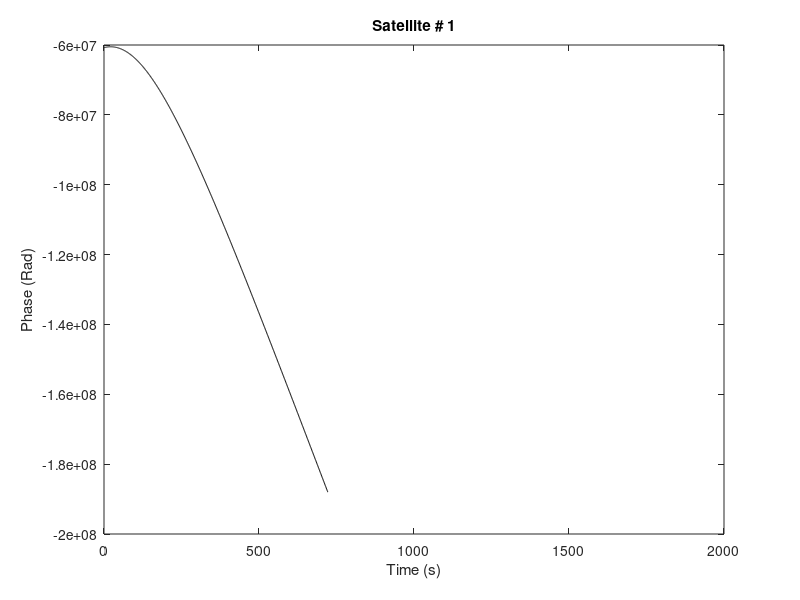
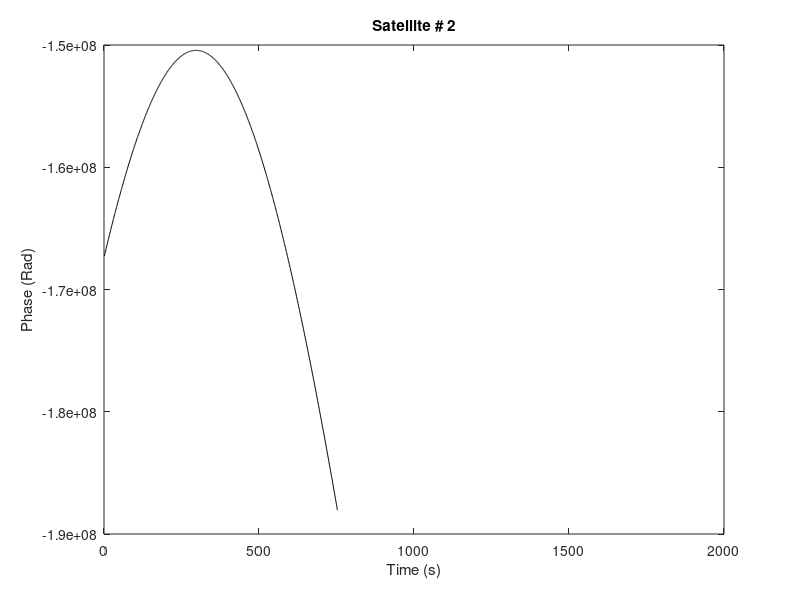
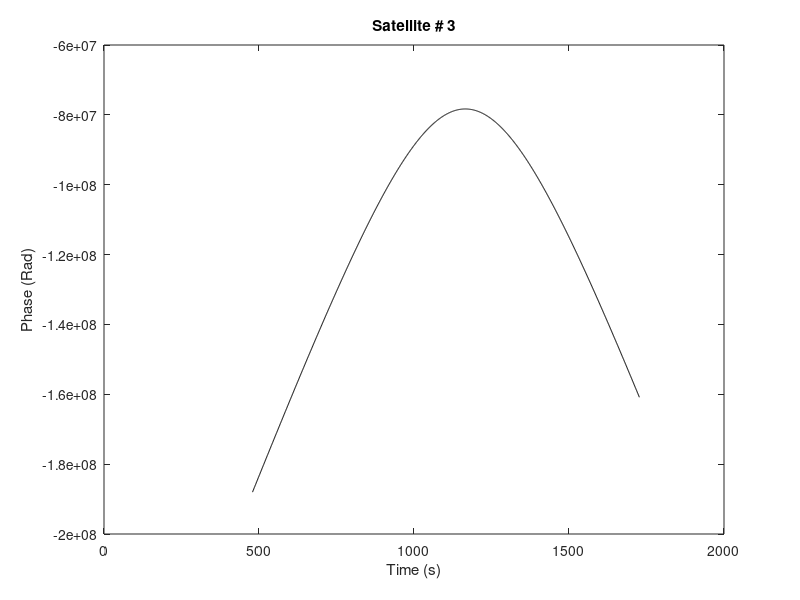
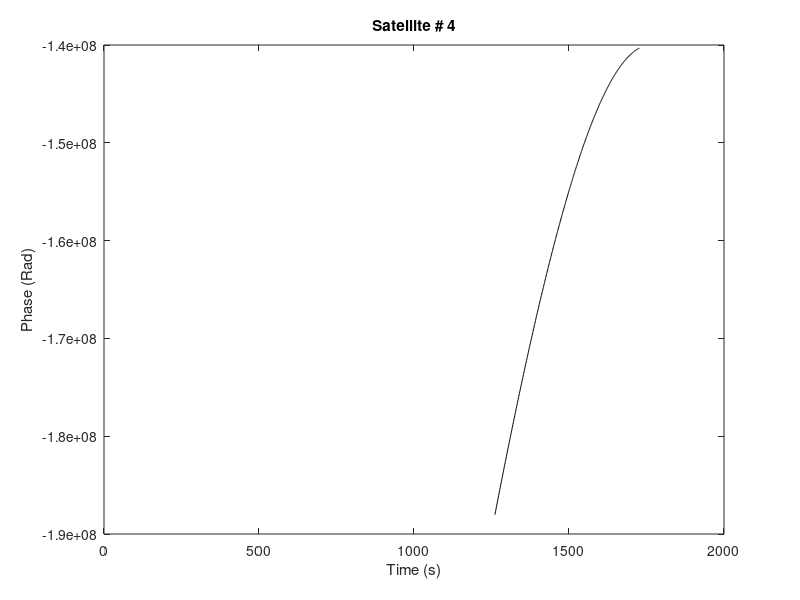

Write MATLAB code to recreate these figures, in order.
%
% project94
%
% =======================================================================
clear
close all
clc
% ========================================================================
fMHz=2000;    % frequency in MHz
lambdac=300/fMHz;   % wavelength in m
ts=1;    % dampling interval in s
% =======================================================================
load newSatMatrix

% =======================================================================

[a,b]=size(newSatMatrix);
NoSats=b/3;

SatPhases=zeros(a,NoSats);
for ii=1:NoSats                   % go through all satellites
    for jj=1:a                    % go through all time instants
        if newSatMatrix(jj,1+3*(ii-1))> 0,     % coverage is possible only for elevations > 0 deg
            SatPhases(jj,ii)=-2*pi*newSatMatrix(jj,3+3*(ii-1))*1000/lambdac;
        else
           SatPhases(jj,ii)=nan;          % no coverage elev < 0 degreee 
        end
    end     % end of jj for (time)
end         % end of ii for (sats)

for ii=1:NoSats
    figure,plot(SatPhases(:,ii),'k')
    xlabel('Time (s)')
    ylabel('Phase (Rad)')
    title(['Satellite # ' num2str(ii)])
end

SatDopplers=1/(2*pi)*diff(SatPhases);

for ii=1:NoSats
    figure,plot(SatDopplers(:,ii),'k')
    xlabel('Time (s)')
    ylabel('Doppler shift (Hz)')
    title(['Satellite # ' num2str(ii)])
end
